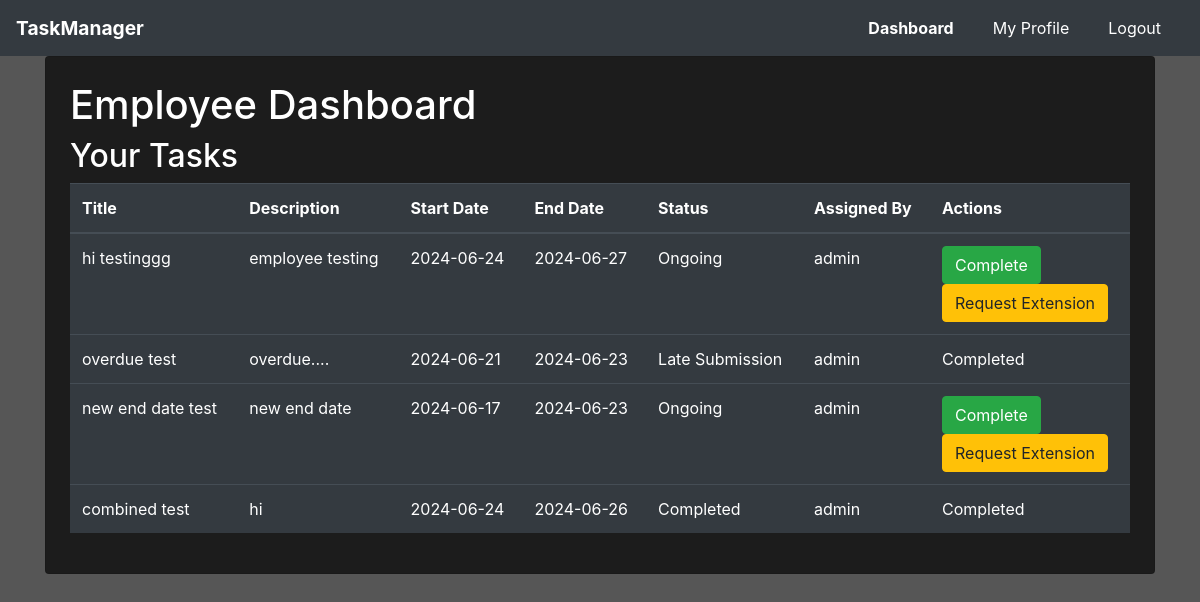
The page /employee/dashboard (signed in) on the database as committed earlier.
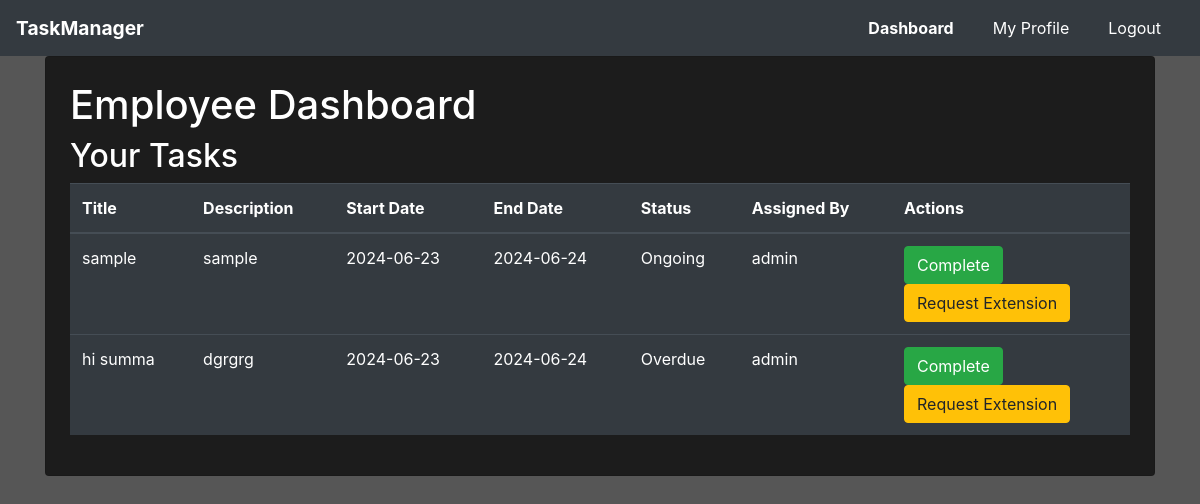
The same page on the database as committed later.
### website/models.py (models this page shows, shortened)
class TaskAssignment(db.Model):
    id = db.Column(db.Integer, primary_key=True)
    user_id = db.Column(db.Integer, db.ForeignKey('user.id', ondelete='CASCADE'), nullable=False)
    task_id = db.Column(db.Integer, db.ForeignKey('task.id', ondelete='CASCADE'), nullable=False)
    completed = db.Column(db.Boolean, default=False)
    completion_date = db.Column(db.Date)
    task = db.relationship('Task', back_populates='assignments')

class Task(db.Model):
    id = db.Column(db.Integer, primary_key=True)
    title = db.Column(db.String(150), nullable=False)
    description = db.Column(db.Text, nullable=False)
    category = db.Column(db.String(100), nullable=False)  # New field for category
    start_date = db.Column(db.Date, nullable=False)
    end_date = db.Column(db.Date, nullable=False)
    status = db.Column(db.String(50), nullable=False, default='Ongoing')
    assigned_by = db.Column(db.Integer, db.ForeignKey('user.id', ondelete='CASCADE'), nullable=False)
    assignments = db.relationship('TaskAssignment', back_populates='task', cascade="all, delete-orphan")
    extension_requests = db.relationship('ExtensionRequest', back_populates='task', cascade="all, delete-orphan")

class User(UserMixin, db.Model):
    id = db.Column(db.Integer, primary_key=True)
    username = db.Column(db.String(150), unique=True, nullable=False)
    password = db.Column(db.String(150), nullable=False)
    role = db.Column(db.String(50), nullable=False)
    email = db.Column(db.String(150), unique=True, nullable=False)
    assigned_tasks = db.relationship('TaskAssignment', backref='assigned_to', lazy=True, cascade="all, delete-orphan")
    tasks_assigned = db.relationship('Task', backref=db.backref('assigned_by_user'), lazy=True)
    extension_requests = db.relationship('ExtensionRequest', back_populates='requesting_user', lazy=True, overlaps="user", cascade="all, delete-orphan")

### website/routes.py (the view)
@main.route('/employee/dashboard')
@login_required
def employee_dashboard():
    if current_user.role != 'employee':
        return redirect(url_for('main.home'))
    tasks = TaskAssignment.query.filter_by(user_id=current_user.id).all()
    return render_template('employee/dashboard.html', tasks=tasks)

### website/templates/employee/dashboard.html (shortened to what this page needs)
{% extends "base.html" %}
{% block navbar %}
<nav class="navbar navbar-expand-lg navbar-dark">
  <a class="navbar-brand" href="#">TaskManager</a>
  <div class="collapse navbar-collapse" id="navbarNav">
    <ul class="navbar-nav ml-auto">
      <li class="nav-item active">
        <a class="nav-link" href="{{ url_for('main.employee_dashboard') }}">Dashboard</a>
      </li>
      <li class="nav-item">
        <a class="nav-link" href="{{ url_for('main.my_profile') }}">My Profile</a>
      </li>
      <li class="nav-item">
        <a class="nav-link" href="{{ url_for('auth.logout') }}">Logout</a>
      </li>
    </ul>
  </div>
</nav>
{% endblock %}
{% block content %}
<div class="container">
  <div class="card p-4" style="background-color: #1c1c1c; color: #ffffff;">
    <h1>Employee Dashboard</h1>
    <h2>Your Tasks</h2>
    <table class="table table-dark">
      <thead>
        <tr>
          <th>Title</th>
          <th>Description</th>
          <th>Start Date</th>
          <th>End Date</th>
          <th>Status</th>
          <th>Assigned By</th>
          <th>Actions</th>
        </tr>
      </thead>
      <tbody>
        {% for task_assignment in tasks %}
        <tr>
          <td>{{ task_assignment.task.title }}</td>
          <td>{{ task_assignment.task.description }}</td>
          <td>{{ task_assignment.task.start_date }}</td>
          <td>{{ task_assignment.task.end_date }}</td>
          <td>{{ task_assignment.task.status }}</td>
          <td>{{ task_assignment.task.assigned_by_user.username }}</td>
          <td>
            {% if not task_assignment.completed %}
            <form method="POST" action="{{ url_for('main.complete_task', task_id=task_assignment.task.id) }}">
              <button type="submit" class="btn btn-success">Complete</button>
            </form>
            <button class="btn btn-warning" data-toggle="modal" data-target="#requestExtensionModal-{{ task_assignment.task.id }}">Request Extension</button>
            {% else %}
            Completed
            {% endif %}
          </td>
        </tr>
        {% endfor %}
      </tbody>
    </table>
  </div>
</div>
{% endblock %}

### website/templates/base.html (shortened to what this page needs)
<!DOCTYPE html>
<html lang="en">
<head>
  <link rel="stylesheet" href="https://stackpath.bootstrapcdn.com/bootstrap/4.5.2/css/bootstrap.min.css">
  <link rel="stylesheet" href="{{ url_for('static', filename='home.css') }}">
  <link rel="stylesheet" href="{{ url_for('static', filename='dark-theme.css') }}">
</head>
<body>
  {% block navbar %}{% endblock %}
  <div class="container-fluid">
    {% block content %}{% endblock %}
  </div>
</body>
</html>

### website/static/home.css (style rules this page uses)
.navbar { padding: 0.5rem 1rem; }
.navbar-brand { font-size: 1.2rem; font-weight: bold; }
.navbar-nav { margin-left: auto; }
.nav-link { font-size: 1rem; margin: 0 0.5rem; }
.active>.nav-link, .nav-link.active { font-weight: bold; }

### website/static/dark-theme.css (style rules this page uses)
body { background-color: #565656; color: #000000; }
.navbar { background-color: #343a40; }
.navbar-brand { font-weight: bold; color: #ffffff !important; }
.navbar-nav .nav-item .nav-link { color: #ffffff !important; margin-right: 15px; }

Rows that differ between the two databases and show on the page:
removed TaskAssignment: task "new end date test", task.description "new end date", task.start_date "2024-06-17", task.end_date "2024-06-23", task.status "Ongoing", task.assigned_by_user.username "admin"
removed TaskAssignment: task "combined test", task.description "hi", task.start_date "2024-06-24", task.end_date "2024-06-26", task.status "Completed", task.assigned_by_user.username "admin", completed "Completed"
changed through a linked row, TaskAssignment "Ongoing": task "hi testinggg" → "sample"; task.description "employee testing" → "sample"; task.start_date "2024-06-24" → "2024-06-23"; task.end_date "2024-06-27" → "2024-06-24"
changed TaskAssignment: task "overdue test" → "hi summa"; task.description "overdue...." → "dgrgrg"; task.start_date "2024-06-21" → "2024-06-23"; task.end_date "2024-06-23" → "2024-06-24"; task.status "Late Submission" → "Overdue"; completed "Completed" → "Complete Request Extension"
